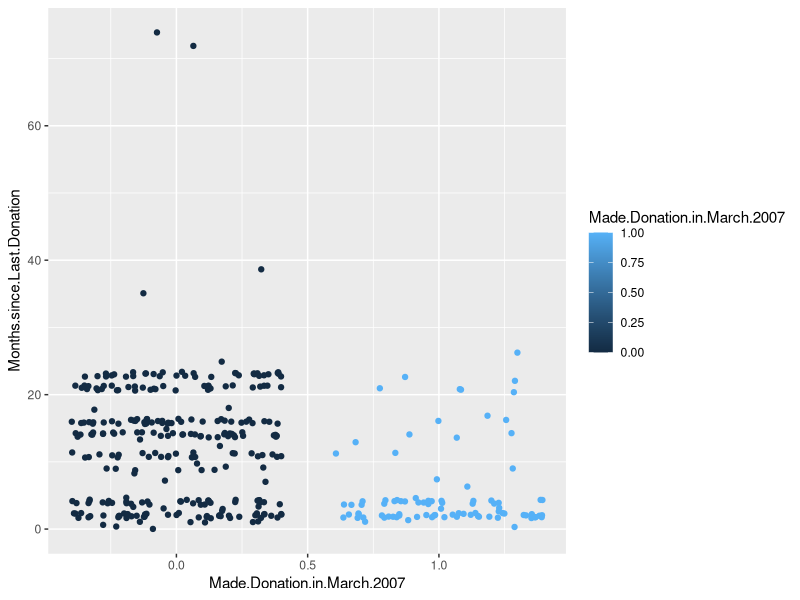
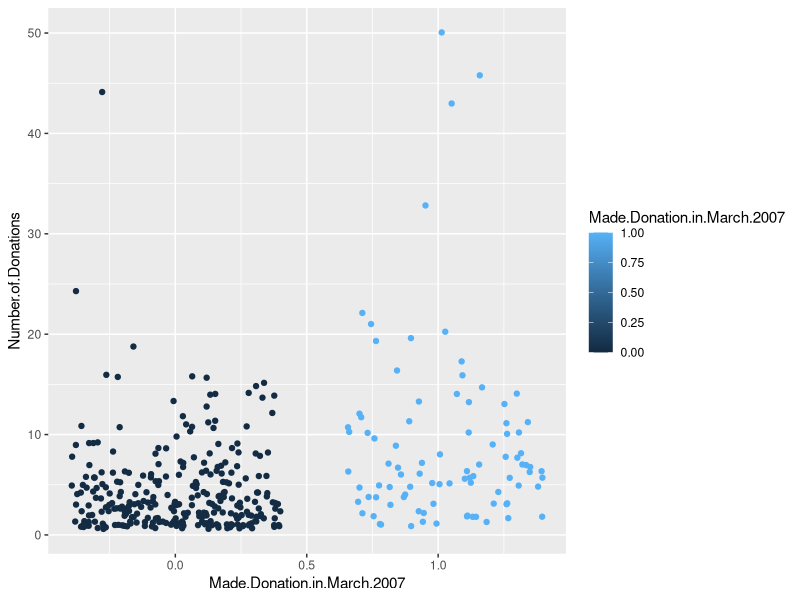
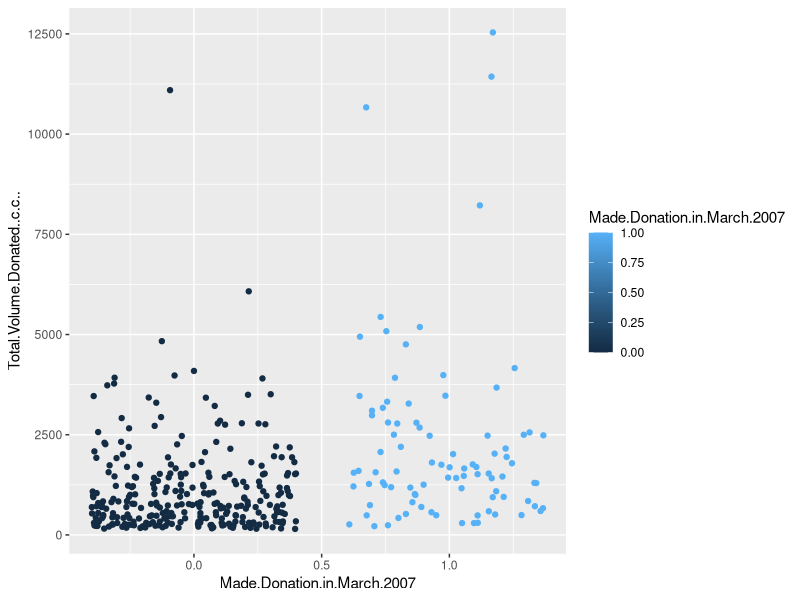
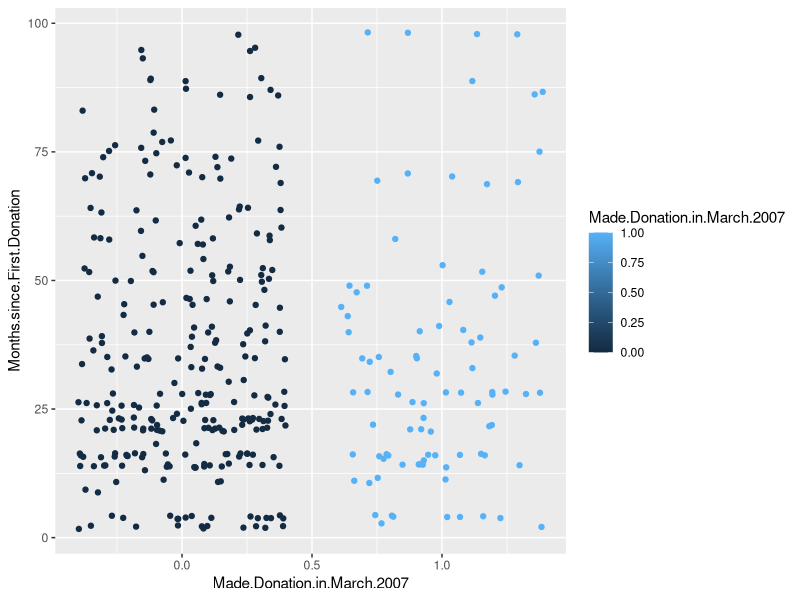

The R script that drew these images, in order:
library(ggplot2)
library(class)
library(gmodels)

bd <- read.csv('blood_donation.csv', stringsAsFactors = TRUE)

head(bd)
str(bd)

table(bd$Made.Donation.in.March.2007)

ggplot(data = bd, aes(x = Made.Donation.in.March.2007, y = Months.since.Last.Donation, col = Made.Donation.in.March.2007)) + geom_jitter()
ggplot(data = bd, aes(x = Made.Donation.in.March.2007, y = Number.of.Donations, col = Made.Donation.in.March.2007)) + geom_jitter()
ggplot(data = bd, aes(x = Made.Donation.in.March.2007, y = Total.Volume.Donated..c.c.., col = Made.Donation.in.March.2007)) + geom_jitter()
ggplot(data = bd, aes(x = Made.Donation.in.March.2007, y = Months.since.First.Donation, col = Made.Donation.in.March.2007)) + geom_jitter()

# create random sample for training and test data
s <- sample(nrow(bd), 300)
bd.training <- bd[s,]
bd.test <- bd[-s,]

# create logistic model to reflect the relationship of dr to other predictors
bd.logis <- glm(Made.Donation.in.March.2007 ~ Months.since.Last.Donation + Number.of.Donations,
                 family = binomial, data = bd.training)

summary(bd.logis)

bd.prediction <- predict(bd.logis, bd.test, type = "response")

#bd.test <- cbind(bd.test, Made.Donation.in.March.2007 = bd.test.results)
bd.test <- cbind(bd.test, probability = bd.prediction)
CrossTable(x = bd.test$Made.Donation.in.March.2007, y = round(bd.prediction), prop.chisq = TRUE)

# k-nearest neighbor
normalizeNum <- function (x) {
  return ((x - min(x)) / (max(x) - min(x)))
}

bd_n <- as.data.frame(lapply(bd[2:5], normalizeNum))
bd_c <- bd[6]

s <- sample(376, 300)
bd_train <- bd_n[s,]
bd_train_labels <- bd_c[s,]
bd_test <- bd_n[-s,]
bd_test_labels <- bd_c[-s,]

bd_test_pred <- knn(train = bd_train, test = bd_test,
                     cl = bd_train_labels, k=17)

CrossTable(x = bd_test_labels, y = bd_test_pred, prop.chisq = TRUE)

#May
# Predict the number of people who would donate in May
bd15 <- bd 
for(i in 1:length(bd15$Made.Donation.in.March.2007)){
if(bd15$Made.Donation.in.March.2007[i] == 1){
  bd15$Months.since.Last.Donation[i] = 2
  bd15$Number.of.Donations[i] <- bd15$Number.of.Donations[i] + 1
}else{
  bd15$Months.since.Last.Donation[i] <- bd15$Months.since.Last.Donation[i] + 2
}
}

# create random sample for training and test data
bd.training <- bd
bd.test <- bd15

# create logistic model to reflect the relationship of dr to other predictors
bd.logis <- glm(Made.Donation.in.March.2007 ~ Months.since.Last.Donation + Number.of.Donations,
                family = binomial, data = bd.training)

summary(bd.logis)

bd.prediction <- predict(bd.logis, bd.test, type = "response")
prediction.May <- round(bd.prediction, digits = 0)
bd15 <- cbind(bd15, prediction.May)

#the number of people who would donate in May
sum(bd15$prediction.May)
